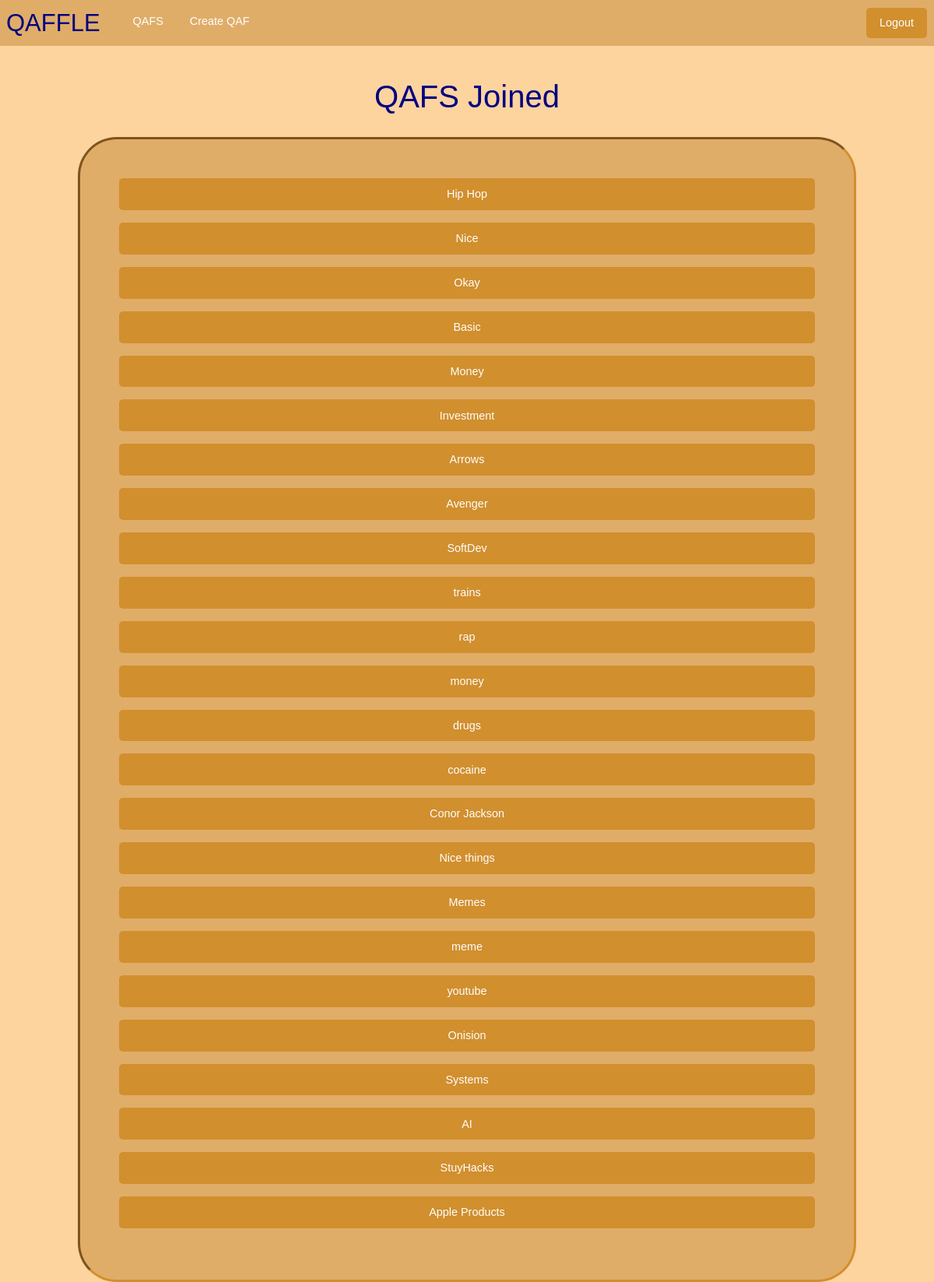
The page /my_qafs (signed in) on the database its author committed.
### tables this page shows
CREATE TABLE qafs (id INTEGER PRIMARY KEY, name TEXT, owner_id INTEGER, mode TEXT);

### app.py (the view)
@app.route('/my_qafs')
def my_qafs():
    if current_user() == None:
      flash('You must be logged in to access this page', 'warning')
      return redirect( url_for( 'login'))
    qaf_list = current_user().get_qafs_joined()
    return render_template("my_qafs.html", title = "My Qafs", qaf_list = qaf_list)

### app.py (called while the page is built)
def current_user():
    if 'user_id' in session:
        return User(session['user_id'])
    return None

@app.context_processor
def make_template_globals():
    return dict(current_user=current_user())

### util/db_builder.py (called while the page is built)
def execute(cmd):
    db = sqlite3.connect(DB_FILE)
    c = db.cursor()
    output = c.execute(cmd)
    db.commit()
    return output

### util/user.py (called while the page is built)
    def get_qafs_joined(self):
        qafs_joined = self.qafs_joined.split(',')[:-1]
        qaf_list = [Qaf(qaf_id) for qaf_id in qafs_joined]
        return qaf_list

### templates/my_qafs.html
{% extends "base.html" %}
{% block content %}
<div class="grid-x">
  <h2 class="row small-12">QAFS Joined</h2>
  <div class="row small-12">
    <br>
  </div>
  <div class="formBorder row small-10 small-offset-1">
    {% if qaf_list %}
      {%  for qaf in qaf_list %}
        <a class="expanded button "href="{{ url_for('show_qaf', id=qaf.id) }}">{{ qaf.name }}</a>
      {%  endfor %}
    {% else %}
      <h4>Nothing to see here :(</h4>
    {% endif %}
  </div>
</div>
{% endblock content %}

### static/css/stylesheet.css (style rules this page uses)
body { font-family: 'Overpass', sans-serif; background-color: RGB(253, 211, 158); color: navy; }
a { border: 0px; border-color: RGB(209, 143, 46); padding: 0px; font-family: 'Overpass', sans-serif; }
.button { background-color: RGB(209, 143, 46); border-radius: 5px; }
h2 { color: navy; margin: auto; font-family: 'Overpass', sans-serif; text-align: center; }
.formBorder { padding: 50px; border-radius: 50px; border-style: inset; border-color: RGB(209, 143, 46); background-color: RGB(224, 173, 104); }

### rows shown on the page
qafs: name "Hip Hop"
qafs: name "Nice"
qafs: name "Okay"
qafs: name "Basic"
qafs: name "Money"
qafs: name "Investment"
qafs: name "Arrows"
qafs: name "Avenger"
qafs: name "SoftDev"
qafs: name "trains"
qafs: name "rap"
qafs: name "money"
qafs: name "drugs"
qafs: name "cocaine"
qafs: name "Conor Jackson"
qafs: name "Nice things"
qafs: name "Memes"
qafs: name "meme"
qafs: name "youtube"
qafs: name "Onision"
qafs: name "Systems"
qafs: name "AI"
qafs: name "StuyHacks"
qafs: name "Apple Products"
